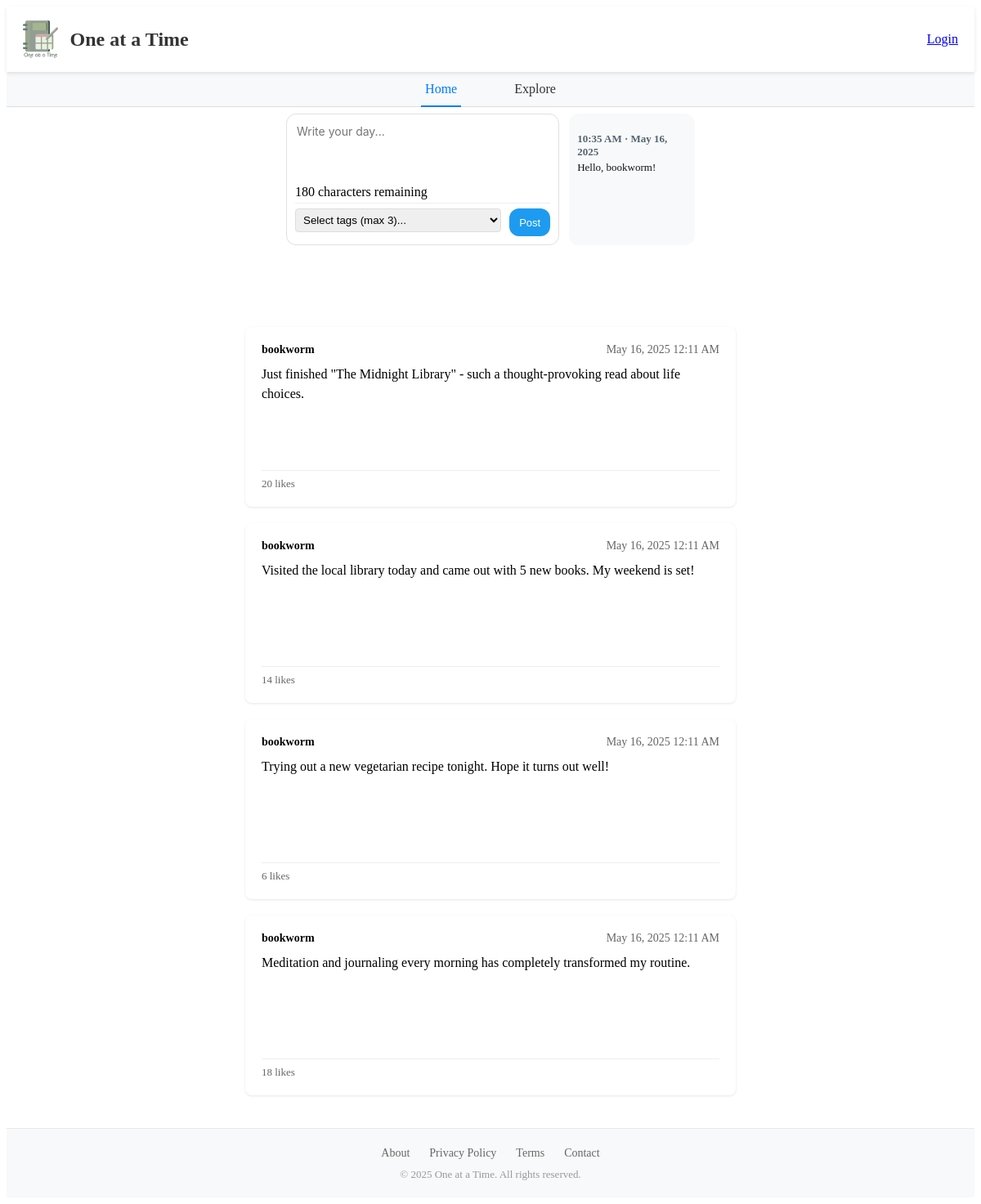
The page / on the database its author committed.
### tables this page shows
CREATE TABLE IF NOT EXISTS `Posts` (
  `post_id` int(11) NOT NULL AUTO_INCREMENT,
  `user_id` int(11) NOT NULL,
  `created_At` timestamp NOT NULL DEFAULT CURRENT_TIMESTAMP,
  `updated_At` timestamp NULL DEFAULT NULL ON UPDATE CURRENT_TIMESTAMP,
  `content` varchar(180) NOT NULL,
  `reaction_count` int(11) DEFAULT 0,
  PRIMARY KEY (`post_id`),
  KEY `user_id` (`user_id`),
  CONSTRAINT `posts_ibfk_1` FOREIGN KEY (`user_id`) REFERENCES `Users` (`user_id`) ON DELETE CASCADE
);

### application/controllers/Home.php (called while the page is built, shortened)
<?php
class Home extends CI_Controller {
    public function index() {
    $this->load->model('Post_model');
    $this->load->model('User_model');
    $username = 'bookworm';
    $user = $this->User_model->get_user_by_username($username);
    $data['posts'] = $this->Post_model->get_posts_by_user($user['user_id']);
    $data['page_title'] = 'Bookworm\'s Posts';
    $data['username'] = $username;
    $data['active_tab'] = 'home';
    $this->load->view('templates/header', $data);
    $this->load->view('landing/home/create_post', $data);
    $this->load->view('landing/home_page', $data);
    $this->load->view('templates/footer');
}
}

### index.php (called while the page is built, shortened)
<?php
require_once BASEPATH.'core/CodeIgniter.php';

### application/models/Post_model.php (called while the page is built, shortened)
<?php
class Post_model extends CI_Model
{
    public function get_posts_by_user($user_id)
    {
        $this->db->select('p.*');
        $this->db->from('posts p');
        $this->db->where('p.user_id', $user_id);
        $this->db->order_by('p.created_At', 'DESC');
        $posts = $this->db->get()->result_array();
        return $posts;
    }
}

### application/views/landing/home_page.php (the view, shortened to what this page needs)
<div class="posts-container">
    <?php if (!empty($posts)): ?>
        <?php foreach ($posts as $post): ?>
            <div class="post-card" data-post-id="<?php echo $post['post_id']; ?>">
                <div class="post-header">
                    <span class="post-username"><?php echo $username; ?></span>
                    <span class="post-time"><?php echo date('M j, Y g:i A', strtotime($post['created_At'])); ?></span>
                </div>
                <div class="post-content">
                    <?php echo htmlspecialchars($post['content']); ?>
                </div>
                <div class="post-footer">
                    <span class="reaction-count"><?php echo $post['reaction_count']; ?> likes</span>
                </div>
            </div>
        <?php endforeach; ?>
    <?php else: ?>
        <div class="no-posts">
            <p>No posts found.</p>
        </div>
    <?php endif; ?>
</div>

### application/views/templates/header.php (shortened to what this page needs)
<!DOCTYPE html>
<html lang="en">
<head>
</head>
<body>
    <header class="app-header">
        <div class="logo-container">
            <img src="<?php echo base_url('images/logo.png'); ?>" alt="App Logo" class="app-logo">
            <span class="app-name">One at a Time</span>
        </div>
        <div class="user-profile">
            <?php if ($this->session->userdata('user_id')): ?>
                <?php
                $user = $this->User_model->get_user_by_id($this->session->userdata('user_id'));
                ?>
                <span class="username"><?php echo is_object($user) ? $user->user_name : $user['user_name']; ?></span>
                <img src="<?php echo base_url('images/profile-user.png'); ?>"
                    class="profile-picture">
                <a href="<?php echo site_url('auth/logout'); ?>" class="logout-btn">Logout</a>
            <?php else: ?>
                <a href="<?php echo site_url('auth/login'); ?>" class="login-btn">Login</a>
            <?php endif; ?>
        </div>
    </header>
    <div class="nav-tabs-container">
        <nav class="nav-tabs">
            <a href="<?php echo base_url('home'); ?>"
                class="<?php echo ($active_tab == 'home') ? 'active' : ''; ?>">Home</a>
            <a href="<?php echo base_url('explore'); ?>"
                class="<?php echo ($active_tab == 'explore') ? 'active' : ''; ?>">Explore</a>
        </nav>
    </div>

### application/views/landing/home/create_post.php (shortened to what this page needs)
<form action="<?php echo site_url('post/create'); ?>" method="post">
    <div class="main-content-container">
        <div class="left-container">
            <div class="post-text-container">
                <textarea name="content" class="post-textarea" placeholder="Write your day..." rows="4"
                    maxlength="180"><?php echo set_value('content'); ?></textarea>
                <div class="char-counter">180 characters remaining</div>
            </div>
            <div class="post-controls">
                <div class="tag-selection">
                    <select id="tag-dropdown" class="tag-dropdown">
                        <option value="">Select tags (max 3)...</option>
                    </select>
                </div>
                <button type="submit" class="post-button">Post</button>
            </div>
        </div>
        <div class="right-container">
            <div class="date-greeting">
                <h3><?php echo date('g:i A · M j, Y'); ?></h3>
                <p>Hello, <?php echo $username ?? 'User'; ?>!</p>
            </div>
        </div>
    </div>
</form>

### application/views/templates/footer.php (shortened to what this page needs)
<footer class="app-footer">
    <div class="footer-content">
        <div class="footer-links">
            <a href="<?php echo base_url('about'); ?>">About</a>
            <a href="<?php echo base_url('privacy'); ?>">Privacy Policy</a>
            <a href="<?php echo base_url('terms'); ?>">Terms</a>
            <a href="<?php echo base_url('contact'); ?>">Contact</a>
        </div>
        <div class="footer-copyright">
            &copy; <?php echo date('Y'); ?> One at a Time. All rights reserved.
        </div>
    </div>
</footer>
</body>
</html>

### application/views/templates/header.php (style rules this page uses)
.app-header { display: flex; align-items: center; justify-content: space-between; padding: 15px 20px; background-color: #ffffff; box-shadow: 0 2px 4px rgba(0, 0, 0, 0.1); position: relative; z-index: 100; }
.logo-container { display: flex; align-items: center; }
.app-logo { height: 50px; width: auto; margin-right: 15px; }
.app-name { font-size: 24px; font-weight: bold; color: #333333; }
.user-profile { display: flex; align-items: center; }
.nav-tabs-container { display: flex; justify-content: center; background: #f8f9fa; border-bottom: 1px solid #ddd; }
.nav-tabs { display: flex; gap: 60px; padding: 0 20px; }
.nav-tabs a { padding: 12px 5px; text-decoration: none; color: #333; font-weight: 500; position: relative; }
.nav-tabs a.active { color: #007bff; }
.nav-tabs a.active:after { content: ''; position: absolute; bottom: -1px; left: 0; right: 0; height: 2px; background: #007bff; }

### application/views/landing/home/create_post.php (style rules this page uses)
.tag-selection { flex-grow: 1; margin-right: 10px; }
.tag-dropdown { width: 100%; padding: 5px; border-radius: 4px; border: 1px solid #ddd; }
.main-content-container { display: flex; max-width: 500px; margin: 8px auto; margin-bottom: 100px; gap: 12px; }
.left-container { flex: 7; background: #fff; border-radius: 12px; padding: 10px; border: 1px solid #e0e0e0; }
.right-container { flex: 3; background: #f8f9fa; border-radius: 12px; padding: 10px; font-size: 0.9em; }
.post-textarea { width: 100%; min-height: 60px; border: none; font-size: 14px; resize: none; font-family: -apple-system, BlinkMacSystemFont, "Segoe UI", Roboto, sans-serif; outline: none; }
.post-controls { display: flex; justify-content: space-between; padding-top: 6px; margin-top: 4px; border-top: 1px solid #eee; }
.post-button { background: #1d9bf0; color: white; border: none; padding: 4px 12px; border-radius: 12px; font-size: 13px; }
.date-greeting h3 { color: #536471; font-size: 13px; margin-bottom: 3px; }
.date-greeting p { color: #0f1419; font-size: 13px; margin: 2px 0; }

### application/views/landing/home_page.php (style rules this page uses)
.posts-container { max-width: 600px; margin: 20px auto; }
.post-card { background: #fff; border-radius: 8px; padding: 20px; margin-bottom: 20px; box-shadow: 0 1px 3px rgba(0, 0, 0, 0.1); min-height: 180px; display: flex; flex-direction: column; }
.post-header { display: flex; justify-content: space-between; margin-bottom: 10px; font-size: 14px; }
.post-username { font-weight: bold; }
.post-time { color: #666; }
.post-content { margin-bottom: 15px; line-height: 1.5; flex-grow: 1; word-wrap: break-word; overflow-wrap: break-word; }
.post-footer { border-top: 1px solid #eee; padding-top: 8px; font-size: 13px; color: #666; }
.post-footer { display: flex; justify-content: space-between; align-items: center; border-top: 1px solid #eee; padding-top: 8px; font-size: 13px; color: #666; }

### application/views/templates/footer.php (style rules this page uses)
.app-footer { background-color: #f8f9fa; padding: 20px 0; border-top: 1px solid #eaeaea; margin-top: 40px; }
.footer-content { max-width: 1200px; margin: 0 auto; padding: 0 20px; text-align: center; }
.footer-links { margin-bottom: 10px; }
.footer-links a { color: #666; text-decoration: none; margin: 0 10px; font-size: 14px; }
.footer-copyright { color: #999; font-size: 13px; }

### rows shown on the page
posts: created_At "May 16, 2025 12:11 AM", content "Just finished \"The Midnight Library\" - such a thought-provoking read about life choices.", reaction_count "20"
posts: created_At "May 16, 2025 12:11 AM", content "Visited the local library today and came out with 5 new books. My weekend is set!", reaction_count "14"
posts: created_At "May 16, 2025 12:11 AM", content "Trying out a new vegetarian recipe tonight. Hope it turns out well!", reaction_count "6"
posts: created_At "May 16, 2025 12:11 AM", content "Meditation and journaling every morning has completely transformed my routine.", reaction_count "18"

### other values the page prints
$username "bookworm"
